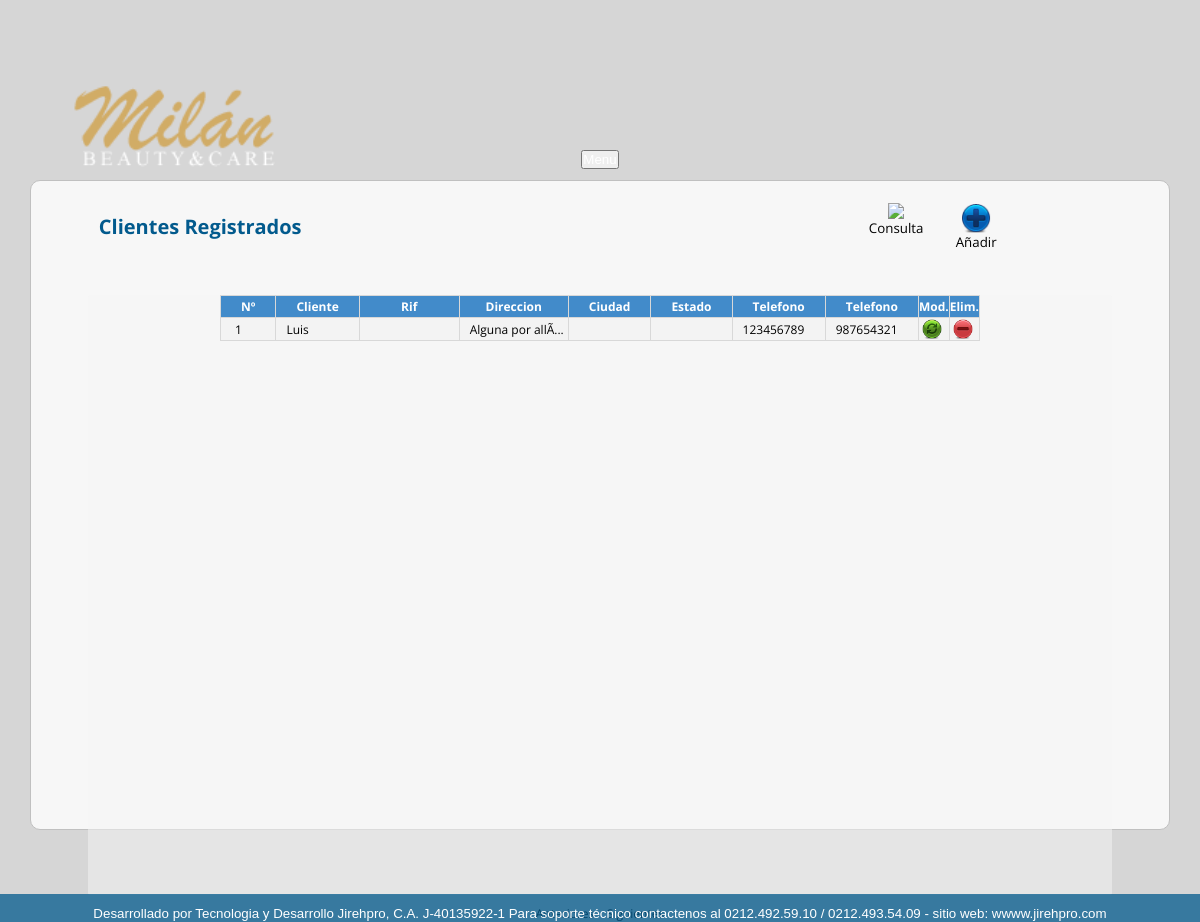
The app's page /reporte/registro_cliente.php (signed in), older data.
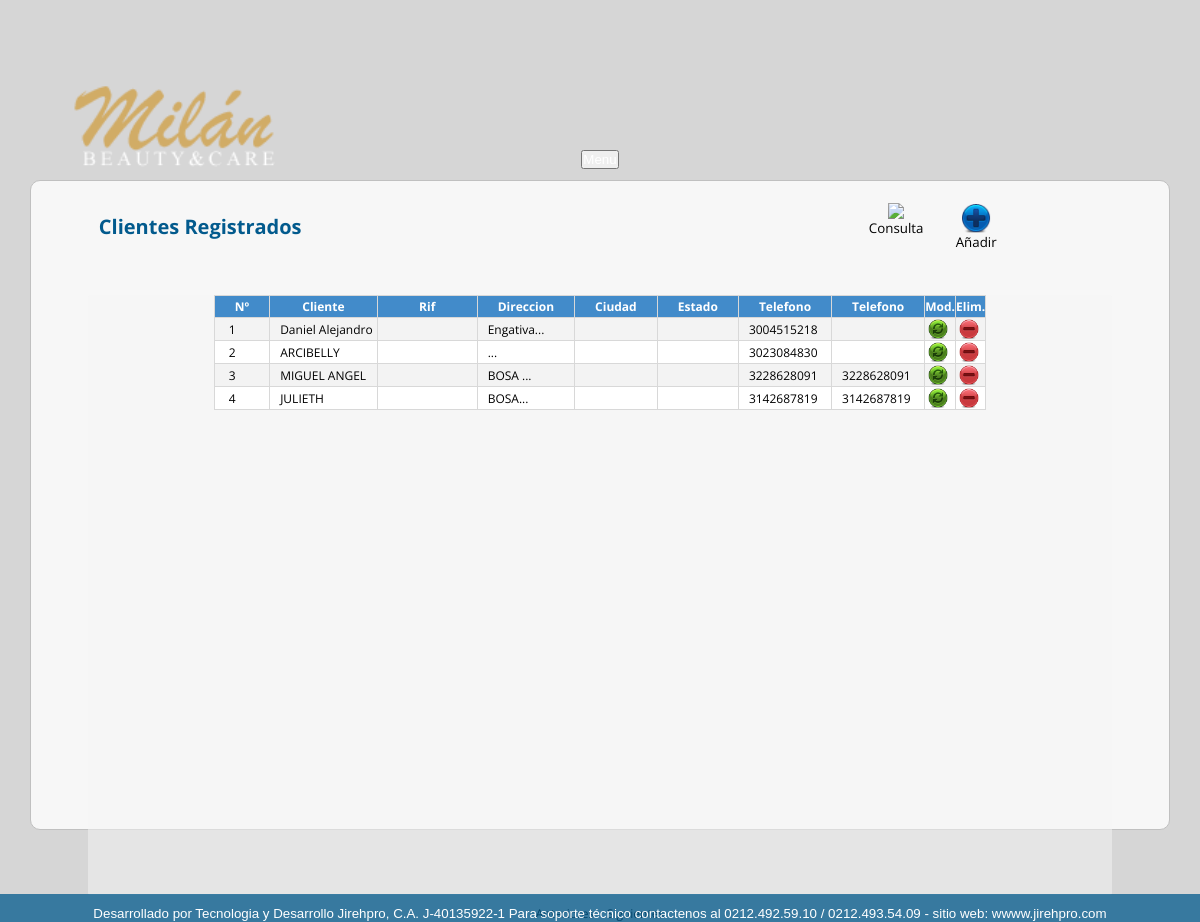
The same page, newer data.
### tables this page shows
CREATE TABLE `tb_regi_cli` (
  `codi_clie` int(11) NOT NULL,
  `cedula` varchar(45) NOT NULL,
  `nomb_clie` varchar(250) NOT NULL,
  `ape_clie` varchar(45) NOT NULL,
  `rif_clie` varchar(12) DEFAULT NULL,
  `nit_clie` varchar(15) DEFAULT NULL,
  `fech_clie` varchar(10) NOT NULL,
  `dire_clie` varchar(250) NOT NULL,
  `pais_clie` varchar(12) DEFAULT NULL,
  `ciud_clie` varchar(12) DEFAULT NULL,
  `esta_clie` varchar(12) DEFAULT NULL,
  `tele_clie` varchar(14) NOT NULL DEFAULT '',
  `tele_clie_opci` varchar(14) DEFAULT 'NA',
  `email` varchar(45) DEFAULT NULL,
  `cont_espe_clie` varchar(2) DEFAULT NULL,
  `fecha_modificado` date DEFAULT NULL,
  `password` varchar(100) NOT NULL
);

### controle/vSession.php (called while the page is built, shortened)
<?php
	if (isset($_SESSION['k_username'])) {
		$valSes = '1';
		}
		else{
		$valSes = '2';
		}
	if($valSes == 2)
	{
		$style = 'style="display:none";';
        ?>
            	<SCRIPT LANGUAGE="javascript">
                alert("Debe iniciar sesion");
				location.href = "index.php";
				</SCRIPT>
            <?php
	}
	else if ($valSes == 1)
	{
		$style = 'style="display:block";';
			}
?>

### class/class.php (called while the page is built, shortened)
<?php
class Conectar
{
    public static function conecta()
    {
        $con = mysql_connect("localhost", "root", "");
        return $con;
    }
}
class Cliente
{
    private $datos;
    public function __construct()
    {
        $this->datos = array();
    }
    public function PaginadoCliente($inicio)
    {
        $sql = "select * from tb_regi_cli order by codi_clie desc limit $inicio, 10";
        $res = mysql_query($sql, Conectar::conecta());
        while ($reg = mysql_fetch_assoc($res))
        {
            $this->datos[] = $reg;
        }
        return $this->datos;
    }
    public function MostrarClienteTabla()
    {
        $sql = "select * from tb_regi_cli";
        $res = mysql_query($sql, Conectar::conecta());
        while ($reg = mysql_fetch_assoc($res))
        {
            $this->datos[] = $reg;
        }
        return $this->datos;
    }
}
?>

### reporte/registro_cliente.php (the view, shortened to what the changed rows need)
<?php include("../start.php");
	  include("../class/class.php");
	  $cliente = new Cliente();
	  include("../controle/vSession.php");
?>
<!DOCTYPE html PUBLIC "-//W3C//DTD XHTML 1.0 Transitional//EN" "http://www.w3.org/TR/xhtml1/DTD/xhtml1-transitional.dtd">
<html xmlns="http://www.w3.org/1999/xhtml">
<head>
<link rel="stylesheet" href="../css/style.css"/>
<link rel="stylesheet" href="../css/jquery.ui.all.css">
<link href="../css/style_menu.css" rel="stylesheet" type="text/css" />
<link rel="stylesheet" type="text/css" href="../css/component.css" />
</head>
<body class="dt-example" <?php echo $style;?>>
    <center>
    <div id="cuerpo_general">
    	<div id="contenedor-cliente">
        	<div id="tilulos">
                <h2 style="padding-top:12px;">Clientes Registrados</h2>
        	</div>
            <div id="sub-contenedor-cliente">
                 <form name="form_clie" id="form_clie" action="registro_cliente.php" method="post">
                <table widht='100%' id='Tabla'  name='Tabla' style='display:' class='tbRegClie' border='0' align='center' rules="all"  >
                <section>
                    <thead>
                    <tr>
                        <th class="tbDinami">Nº</th>
                        <th class="tbDinami">Cliente</th>
                        <th class="tbDinami">Rif</th>
                        <th class="tbDinami">Direccion</th>
                        <th class="tbDinami">Ciudad</th>
                        <th class="tbDinami">Estado</th>
                        <th class="tbDinami">Telefono</th>
                        <th class="tbDinami">Telefono</th>
                        <th>Mod.</th>
                        <th>Elim.</th>
                     </tr>
                 </thead>
                 <tbody>
                 <?php
				 if(isset($_GET["posicion"]))
				 {
					 $inicio = $_GET["posicion"];
					 }
					 else
					 {
						 $inicio=0;
						 }
				 $paginacion = $cliente->PaginadoCliente($inicio);
				 $row = $cliente->MostrarClienteTabla();
				 $ind=0;
				 for($i=0; $i<sizeof($paginacion); $i++)
                {
                    $ind= $ind + 1;
                    ?>
                    <tr <?php $ind ?> class="fila">
                    <td style="padding-left:14px"><a href="javascript:void(0);" onclick="window.location='modificar_cliente.php?codi_clie=<?php echo $row[$i]["codi_clie"]?>'"><?php echo $ind ?></a></td>
                    <td style="padding-left:10px" title="<?php echo ucwords($row[$i]["nomb_clie"])?>"><a href="javascript:void(0);" onclick="window.location='modificar_cliente.php?codi_clie=<?php echo $row[$i]["codi_clie"]?>'"><?php echo substr(ucwords($row[$i]["nomb_clie"]),0,20);?></a></td>
                    <td style="padding-left:10px" width="100px"><a href="javascript:void(0);" onclick="window.location='modificar_cliente.php?codi_clie=<?php echo $row[$i]["codi_clie"]?>'"><?php echo $row[$i]["rif_clie"]?></a></td>
                    <td style="padding-left:10px"><a href="javascript:void(0);" onclick="window.location='modificar_cliente.php?codi_clie=<?php echo $row[$i]["codi_clie"]?>'"><?php echo substr($row[$i]["dire_clie"],0,50)."...";?></a></td>
                    <td style="padding-left:10px"><a href="javascript:void(0);" onclick="window.location='modificar_cliente.php?codi_clie=<?php echo $row[$i]["codi_clie"]?>'"><?php echo ucwords($row[$i]["ciud_clie"])?></a></td>
                    <td style="padding-left:10px"><a href="javascript:void(0);" onclick="window.location='modificar_cliente.php?codi_clie=<?php echo $row[$i]["codi_clie"]?>'"><?php echo ucwords($row[$i]["esta_clie"])?></a></td>
                    <td style="padding-left:10px"><a href="javascript:void(0);" onclick="window.location='modificar_cliente.php?codi_clie=<?php echo $row[$i]["codi_clie"]?>'"><?php echo $row[$i]["tele_clie"]?></a></td>
                    <td style="padding-left:10px"><a href="javascript:void(0);" onclick="window.location='modificar_cliente.php?codi_clie=<?php echo $row[$i]["codi_clie"]?>'"><?php echo $row[$i]["tele_clie_opci"]?></a></td>
                     <td ><a href="javascript:void(0);" onclick="window.location='modificar_cliente.php?codi_clie=<?php echo $row[$i]["codi_clie"]?>'"><img src="../images/modificar.png" style="cursor:pointer;" width="20" title="Modificar" align="center"/></a></td>
                    <td><img src="../images/eliminar.png"   style="cursor:pointer;"title="Eliminar" width="20" align="center" onclick="eliminarClie(<?php echo $row[$i]["codi_clie"]?>)"></td>
                    </tr>
                   <?php
                    }
                    ?>
                    </section>
                </table>
                </form>
                    </div>
        	</div>
       </div>
            	<?php include("../include/piedepagina.php"); ?>
    </center>
</body>
</html>

Row changes from the older to the newer data that the page shows:
added tb_regi_cli: nomb_clie "Daniel Alejandro", dire_clie "Engativa", tele_clie "3004515218"
added tb_regi_cli: nomb_clie "ARCIBELLY", tele_clie "3023084830"
added tb_regi_cli: nomb_clie "MIGUEL ANGEL", dire_clie "BOSA", tele_clie "3228628091", tele_clie_opci "3228628091"
changed tb_regi_cli: nomb_clie "Luis" → "JULIETH"; dire_clie "Alguna por allÃ­" → "BOSA"; tele_clie "123456789" → "3142687819"; tele_clie_opci "987654321" → "3142687819"
